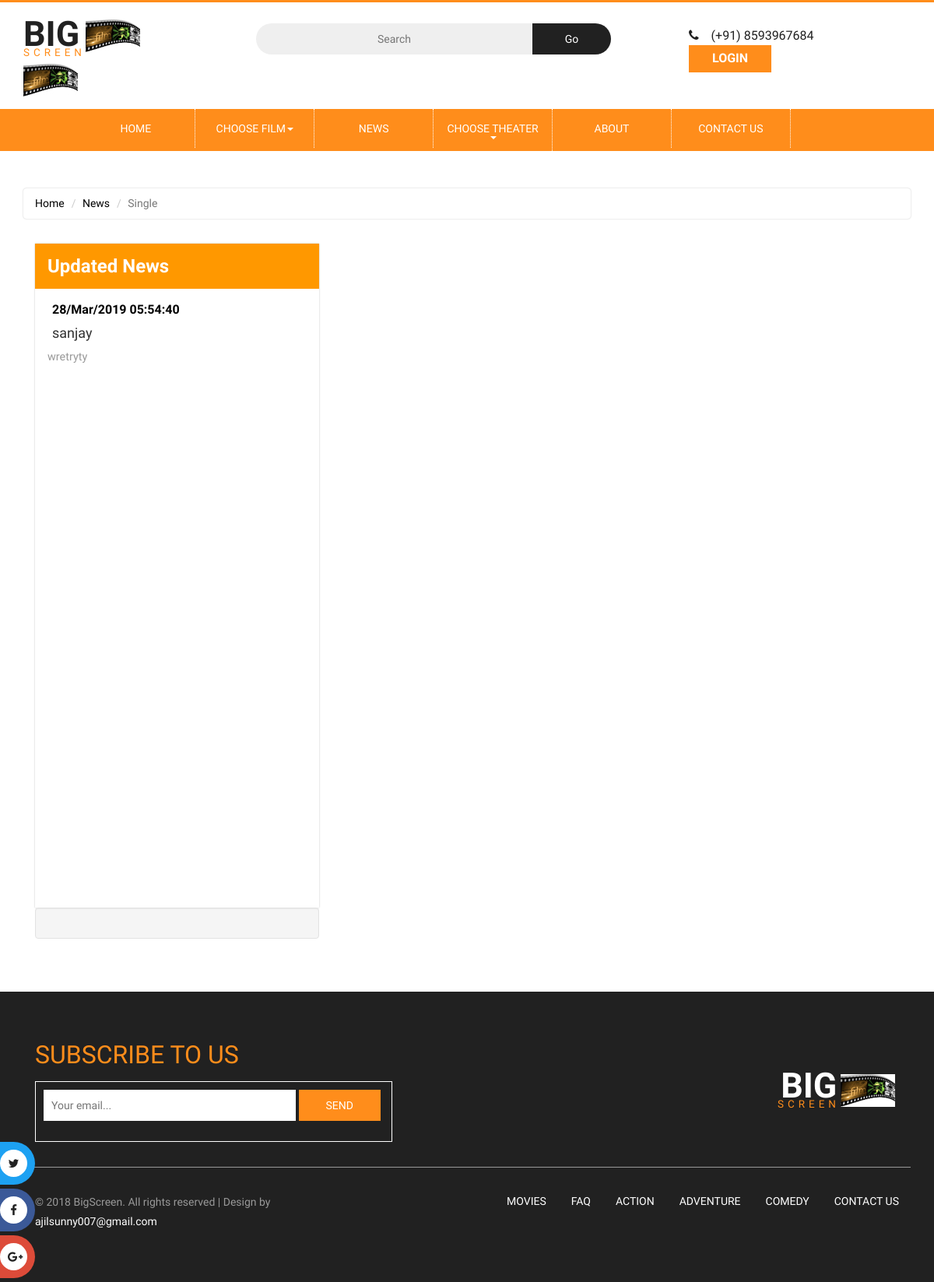
Page /index.php/usercontroller/newssingle on the committed database.
### tables this page shows
CREATE TABLE `tbl_news` (
  `nid` int(11) NOT NULL,
  `heading` varchar(100) NOT NULL,
  `photo` varchar(500) NOT NULL,
  `description` text NOT NULL,
  `ndate` varchar(100) NOT NULL,
  `nstatus` int(11) NOT NULL
);

### application/controllers/usercontroller.php (called while the page is built, shortened)
<?php
class Usercontroller extends CI_Controller
{
	function __construct()
	{
		$this->load->model('Mymodel');
		$this->load->model('amodel');
		$this->load->model('tmodel');
		$this->load->helpers(array('url','form'));
		$this->load->library(array('session','upload'));
	}
function newssingle()
{
	$nid=$this->input->post('nid');
	$result['dis']=$this->Mymodel->states();
	$result['news']=$this->Mymodel->news();
	$result['newssing']=$this->Mymodel->newssingle($nid);
	$this->load->view('news_single',$result);
}
}
?>

### index.php (called while the page is built, shortened)
<?php
require_once BASEPATH.'core/CodeIgniter.php';

### application/models/Mymodel.php (called while the page is built, shortened)
<?php
class Mymodel extends CI_Model
{
	function news()
	{
		$this->db->order_by("nid", "desc");
		$querys=$this->db->get_where('tbl_news');
		return $querys->result();
	}
}
?>

### application/views/news_single.php (the view, shortened to what this page needs)
<?php
include('Header.php');
?>
<div class="faq">
			<div class="container">
				<div class="agileits-news-top">
					<ol class="breadcrumb">
					  <li><a href="index.html">Home</a></li>
					   <li><a href="news.html">News</a></li>
					  <li class="active">Single</li>
					</ol>
				</div>
				<div class="agileinfo-news-top-grids">
					<div class="col-md-4 wthree-news-right">
						<div class="news-right-top">
							<div class="wthree-news-right-heading">
								<h3>Updated News</h3>
							</div>
							<div class="wthree-news-right-top">
								<div class="news-grids-bottom" >
									<div id="design" class="date">
										<div id="cycler">
                      <?php
                        foreach ($news as $key)
                        {
                          $heading=$key->heading;
                          $date2=date_create($key->ndate);
                          $date3=date_format($date2,"d/M/Y H:i:s");
                          $discription1=$key->description;
                          $discription = substr($discription1, 0, 100);
                       ?>
                       <div class="date-text">
                         <form action="<?php echo site_url('usercontroller/newssingle'); ?>" method="post">
 												<a><button style="background:none;border:none" type="submit"><?php echo $date3 ?></button></a>
 												<p><h4><button style="background:none;border:none" type="submit"><?php echo $heading; ?></button></h4></p>
                         <p><?php echo $discription; ?></p>
                       </form>
 											</div>
                    <?php } ?>
										</div>
									</div>
								</div>
							</div>
						</div>
            <div class="clearfix well">
              </div>
					</div>
				</div>
			</div>
	</div>
  <?php
  include('footer.php');
  ?>

### style/css/style.css (style rules this page uses)
html, body { font-size: 100%; font-family: 'Roboto Condensed', sans-serif; background:#ffffff; }
p { margin:0; font-size:0.9em; }
.general,.Latest-tv-series,.faq { padding: 3em 0; }
.well { font-weight: 300; font-size: 14px; }
ol { margin-bottom: 44px; }

### style/css/contactstyle.css (style rules this page uses)
html, body { font-size: 100%; font-family: 'Roboto Condensed', sans-serif; background:#ffffff; }
p { margin:0; font-size:0.9em; }

### style/css/faqstyle.css (style rules this page uses)
html, body { font-size: 100%; font-family: 'Roboto Condensed', sans-serif; background:#ffffff; }
p { margin:0; font-size:0.9em; }

### style/css/single.css (style rules this page uses)
html, body { font-size: 100%; font-family: 'Roboto Condensed', sans-serif; }

### style/css/medile.css (style rules this page uses)
html, body { font-size: 100%; font-family: 'Roboto Condensed', sans-serif; background:#ffffff; margin: 0; }
h1,h2,h3,h4,h5,h6 { margin:0; }
.breadcrumb { background: #ffffff; box-shadow: 0px 0 2px #C1C1C1 !important; -o-box-shadow: 0px 0 2px #C1C1C1 !important; -moz-box-shadow: 0px 0 2px #C1C1C1 !important; -ms-box-shadow: 0px 0 2px #C1C1C1 !important; }
ol.breadcrumb li a { color: #000000 !important; text-decoration: none; }

### style/news-css/news.css (style rules this page uses)
html, body { font-size: 100%; font-family: 'Roboto Condensed', sans-serif; background: #FFFFFF; }
.agileits-news-top { margin: 0 0 2em 0; }
.breadcrumb { background:#ffffff; box-shadow: 0px 0 2px #C1C1C1 !important; -o-box-shadow: 0px 0 2px #C1C1C1 !important; -moz-box-shadow: 0px 0 2px #C1C1C1 !important; -ms-box-shadow: 0px 0 2px #C1C1C1 !important; }
ol.breadcrumb li a { color: #000000 !important; text-decoration: none; }
.agileinfo-news-top-grids { margin:2em 0; }
.news-right-top { box-shadow: 0px 0 2px #C1C1C1 !important; -o-box-shadow: 0px 0 2px #C1C1C1 !important; -moz-box-shadow: 0px 0 2px #C1C1C1 !important; -ms-box-shadow: 0px 0 2px #C1C1C1 !important; }
.wthree-news-right { padding-right: 0; }
.wthree-news-right-heading { padding: 1em; background: #ff9800; }
.wthree-news-right-heading h3 { color: #ffffff; margin: 0; font-size: 1.5em; font-weight: 600; }
.wthree-news-right-top { padding: 1em; min-height: 750px; }
.date-text { position:relative; }
.date-text a { font-size: 1em; margin: 0; font-weight: 600; line-height: 1.3em; color: #000000; text-decoration: none; }
.date-text p { color: #999999; font-size: .9em; margin: .5em 0; line-height: 1.8em; }
@media (max-width:1280px) { .wthree-news-right-top { min-height: 795px; } }

### rows in the picture
tbl_news: ndate "28/Mar/2019 05:54:40", heading "sanjay", description "wretryty"
